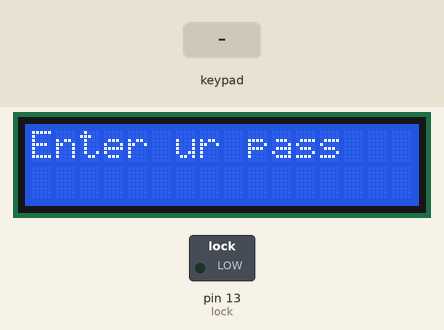
Recording of a sketch running on a simulated Arduino Uno, built with avr-gcc and run on an emulated ATmega328P. Shown: 16×2 character LCD, switched loads named in the sketch (green lamp = pin HIGH). Inputs (shaded band) come from the test bench.

Above: at 1.2 s.
1.3 s: keypad keys 1 3 5 7 9 pressed 0.4 s apart
At 4.2 s:
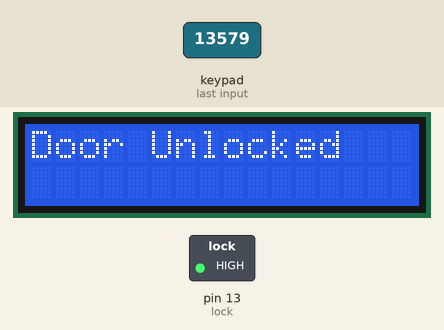
4.8 s: key '1' pressed
7.8 s: keypad keys 1 3 5 7 9 # pressed 0.4 s apart
At 8.9 s:
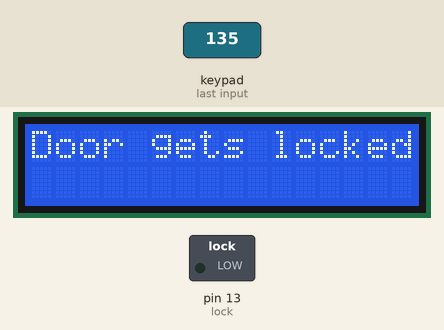
At 15.0 s:
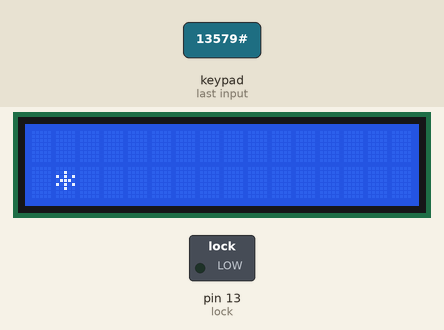
Timing chart, 0 to 16.5 s (numbered marks = the images above; inputs shaded):
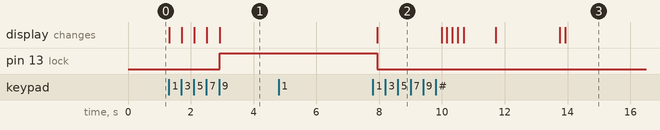

Measured:
- after the input at 1.3 s, pin 13 (lock): LOW → HIGH after 1.6 s; the display: first changes at once (image 1 shows a later state)
- after the input at 4.8 s, every drawn part: stays the same

The sketch:

smart_lock_1.ino
```cpp
#include <LiquidCrystal_I2C.h>
#include <Keypad.h>
//--------------------LCD-----------------------------------------//
// Set the LCD address to 0x27 for a 16 chars and 2 line display
LiquidCrystal_I2C lcd(0x27, 16, 2);
//--------------------------------Keypad----------------------------//
const byte ROWS = 4; // Four rows
const byte COLS = 4; // Four columns

// Define the symbols on the buttons of the keypad
char keys[ROWS][COLS] = {
  {'1','2','3','A'},
  {'4','5','6','B'},
  {'7','8','9','C'},
  {'*','0','#','D'}
};

// Connect the keypad rows and columns to the Arduino
byte rowPins[ROWS] = {9, 8, 7, 6}; // Connect to the row pinouts of the keypad
byte colPins[COLS] = {5, 4, 3, 2}; // Connect to the column pinouts of the keypad

// Create the Keypad
Keypad keypad = Keypad(makeKeymap(keys), rowPins, colPins, ROWS, COLS);
//-------------------lock---------------------------------//
int lock=13;
String inputPass="";
String  systemPass="13579";
int passLen=5;
void setup() {
  // Initialize the LCD
  lcd.init();
  lcd.clear();
  // Turn on the backlight
  lcd.backlight();

  pinMode(lock,OUTPUT);


}
void loop()
{
   lcd.clear();
lcd.setCursor(0,0);
lcd.print("Enter ur pass");
 int i=0;
  while(1)
{char key=keypad.getKey();
 if(key){

   if(inputPass.length()<passLen){
     inputPass=inputPass+key;
     lcd.clear();
     lcd.setCursor(i,1);
     lcd.print("*");
     i++;

 if(inputPass.length()==passLen){

   if(inputPass==systemPass){
     lcd.clear();
     lcd.setCursor(0,0);
     lcd.print("Door Unlocked");
     digitalWrite(lock,HIGH);
     delay(5000);
     inputPass="";
     break;}
   else{
     lcd.clear();
     lcd.setCursor(0,0);
     lcd.print("Access denied");
     digitalWrite(lock,LOW);
     delay(1000);
      inputPass="";
     break;
   }}}}}
 lcd.clear();
 lcd.setCursor(0,0);
 lcd.print("Door gets locked again");
   digitalWrite(lock,LOW);
  delay(2000);


}
```
